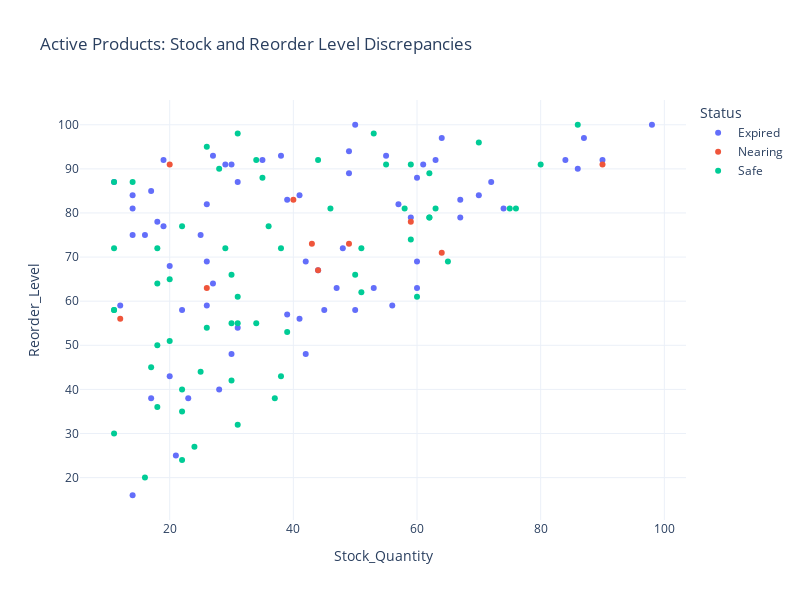

Here is the notebook cell this chart was saved with:
### Code cell
# Visual: Scatter plot Stock Quantity vs. Reorder_Level with Expired Status
fig = px.scatter(df.query('Status == "Active" and Stock_Quantity < Reorder_Level'), x='Stock_Quantity', y='Reorder_Level',
           title='Active Products: Stock and Reorder Level Discrepancies', color='Expiration_Status', labels={'Expiration_Status': 'Status'}, )

fig.show()

### Figure 1 — Plotly figure (JSON) as saved in the notebook; plotly's stock layout.template omitted (floating-point values rounded to 4 significant figures)
{"data": [{"hovertemplate": "Status=Expired<br>Stock_Quantity=%{x}<br>Reorder_Level=%{y}<extra></extra>", "legendgroup": "Expired", "marker": {"color": "#636efa", "symbol": "circle"}, "mode": "markers", "name": "Expired", "orientation": "v", "showlegend": true, "type": "scatter", "x": [12, 27, 55, 72, 41, 35, 28, 38, 44, 53, 84, 26, 31, 63, 60, 50, 31, 20, 90, 23, 17, 25, 67, 30, 14, 70, 49, 86, 27, 26, 59, 50, 17, 29, 48, 14, 87, 14, 49, 11, 16, 57, 20, 26, 64, 22, 19, 39, 47, 98, 19, 41, 74, 39, 56, 14, 60, 67, 45, 18, 61, 42, 60, 21, 42, 30], "xaxis": "x", "y": [59, 93, 93, 87, 84, 92, 40, 93, 67, 63, 92, 82, 87, 92, 88, 100, 54, 43, 92, 38, 38, 75, 79, 91, 16, 84, 94, 90, 64, 69, 79, 58, 85, 91, 72, 84, 97, 75, 89, 87, 75, 82, 68, 59, 97, 58, 77, 57, 63, 100, 92, 56, 81, 83, 59, 81, 69, 83, 58, 78, 91, 48, 63, 25, 69, 48], "yaxis": "y"}, {"hovertemplate": "Status=Nearing<br>Stock_Quantity=%{x}<br>Reorder_Level=%{y}<extra></extra>", "legendgroup": "Nearing", "marker": {"color": "#EF553B", "symbol": "circle"}, "mode": "markers", "name": "Nearing", "orientation": "v", "showlegend": true, "type": "scatter", "x": [49, 59, 44, 43, 20, 64, 26, 40, 12, 90], "xaxis": "x", "y": [73, 78, 67, 73, 91, 71, 63, 83, 56, 91], "yaxis": "y"}, {"hovertemplate": "Status=Safe<br>Stock_Quantity=%{x}<br>Reorder_Level=%{y}<extra></extra>", "legendgroup": "Safe", "marker": {"color": "#00cc96", "symbol": "circle"}, "mode": "markers", "name": "Safe", "orientation": "v", "showlegend": true, "type": "scatter", "x": [62, 29, 75, 63, 86, 60, 25, 11, 55, 31, 22, 34, 51, 62, 59, 31, 59, 53, 26, 31, 16, 58, 76, 26, 37, 22, 11, 28, 30, 51, 14, 70, 38, 18, 18, 62, 30, 34, 38, 18, 24, 20, 80, 20, 18, 11, 11, 65, 17, 30, 50, 22, 11, 46, 39, 31, 35, 44, 22, 36], "xaxis": "x", "y": [89, 72, 81, 81, 100, 61, 44, 30, 91, 98, 40, 55, 62, 79, 91, 32, 74, 98, 54, 55, 20, 81, 81, 95, 38, 24, 72, 90, 42, 72, 87, 96, 43, 50, 64, 79, 55, 92, 72, 72, 27, 51, 91, 65, 36, 58, 87, 69, 45, 66, 66, 35, 58, 81, 53, 61, 88, 92, 77, 77], "yaxis": "y"}], "layout": {"height": 600, "legend": {"title": {"text": "Status"}, "tracegroupgap": 0}, "title": {"text": "Active Products: Stock and Reorder Level Discrepancies"}, "width": 800, "xaxis": {"anchor": "y", "domain": [0, 1], "title": {"text": "Stock_Quantity"}}, "yaxis": {"anchor": "x", "domain": [0, 1], "title": {"text": "Reorder_Level"}}}}
